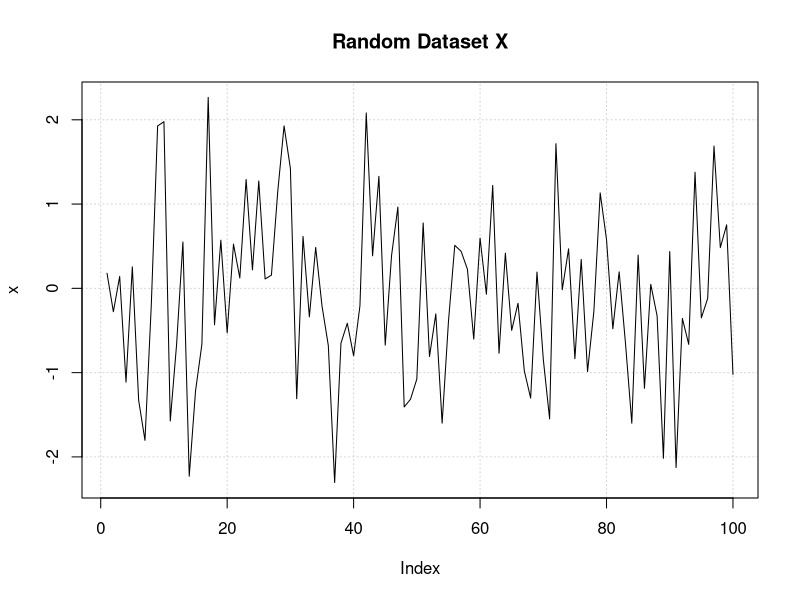
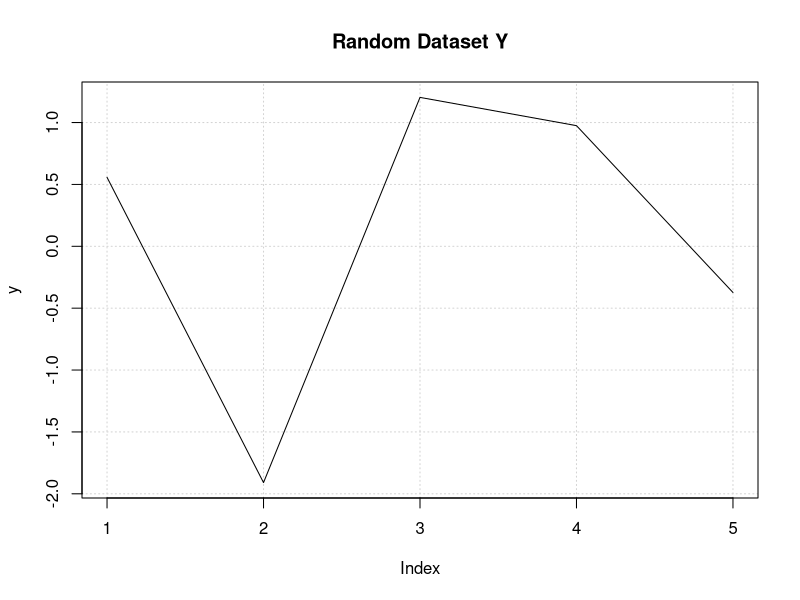
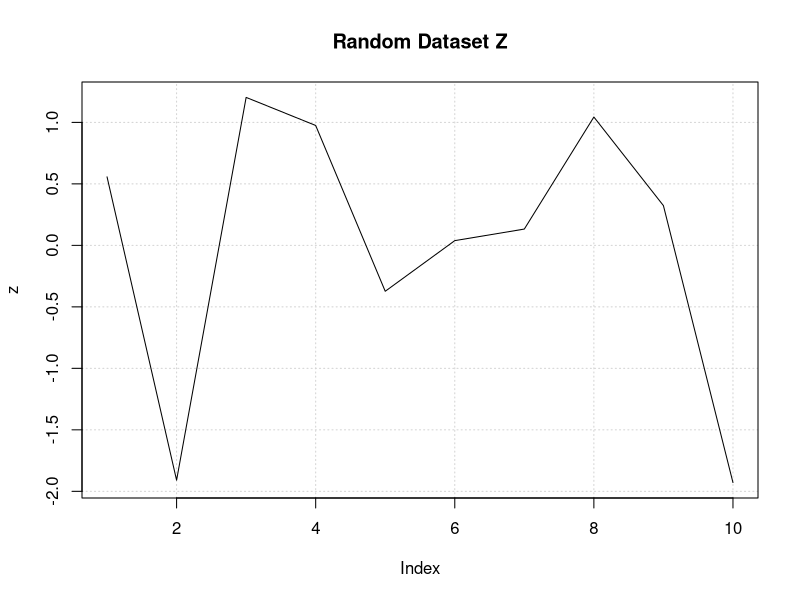

Write the R code that produced these figures, in order.
x <- rnorm(1:100)

set.seed(154)
y <- rnorm(1:5)

set.seed(154)
z <- rnorm(1:10)

# x is different per run since it is random without a seed
plot(x, type='l', panel.first=grid(), main="Random Dataset X")
plot(y, type='l', panel.first=grid(), main="Random Dataset Y")
plot(z, type='l', panel.first=grid(), main="Random Dataset Z")

set.seed(78)
matrix.dat <-data.frame(matrix(rnorm(15), ncol=3))

row.sum <-apply(matrix.dat, MARGIN=1, FUN=sum)
matrix.dat <-cbind(matrix.dat, row.sum)

col.sum <-apply(matrix.dat, MARGIN=2, FUN=sum)
matrix.dat <-rbind(matrix.dat, col.sum)

matrix.dat

colnames(matrix.dat)[1:3] <- c("A", "B", "C")
rownames(matrix.dat) <- c("i", "ii", "iii", "iv", "v", "col.sum")
matrix.dat

set.seed(132)
x <- data.frame(matrix(rnorm(6), ncol=2))
set.seed(98)
y <- rnorm(3)
x$new <-y
x